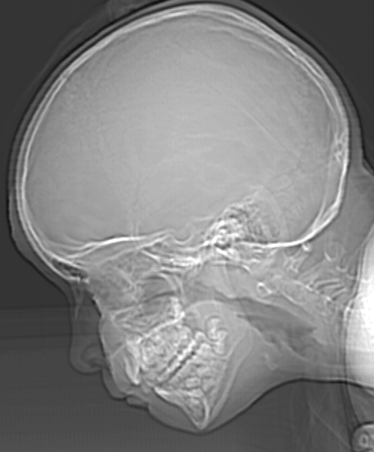
%> input picture Lab1/Fig2.21(a).jpg, 374 x 452 px
$ octave lab1.m   (GNU Octave 9; MATLAB toolbox functions it lacks are replaced by stand-ins)
%> lines starting %> are read from the running program, lines starting %| are printed output that depends on the picture; in (x1, y1, x2, y2) boxes, pixels count from 0 and x2, y2 are one past the last pixel; in counts of white or black regions, pixels touching at a corner belong together; the program's own positions count from 1
%% Project 1-1
part1 = imread('Fig2.21(a).jpg');
%> part1 is the input picture: size 452x374 uint8; min 12, max 255, mean 129.4
figure;
for bits = 1:6
    reduced_img = reduceGrayLevels(bits, part1);
    subplot(2, 3, bits);
    imshow(reduced_img, [0 255]);
    title(['Grey level resolution 2^',num2str(bits)]);
end
%> this loop made 6 passes
%> pass 1, in reduceGrayLevels, `reduced_img = uint8(floor(double(img)/256 * target_levels) * comp_fact..`:
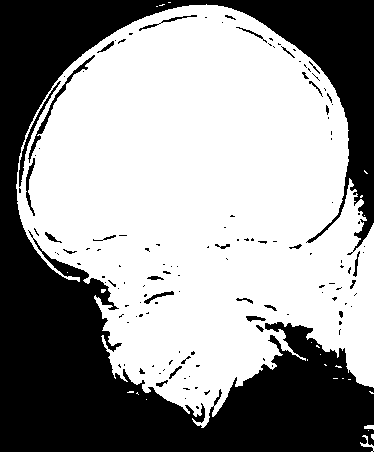
%> reduced_img: size 452x374 uint8; 59.8% white; 134 black regions (103 under 20 px), largest, box (x1, y1, x2, y2) and area: (0, 0, 374, 452) 65399, (28, 55, 95, 163) 445, (19, 81, 61, 187) 348
%> pass 2, in reduceGrayLevels (call 2), `reduced_img = uint8(floor(double(img)/256 * target_levels) * comp_fact..`:
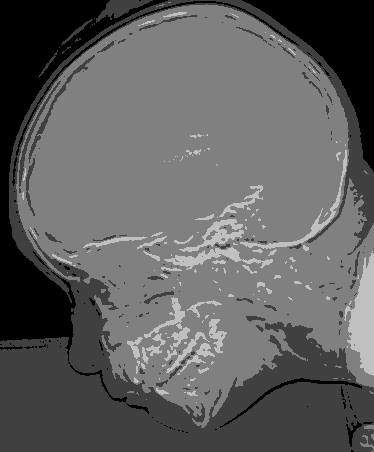
%> reduced_img: size 452x374 uint8; min 0, max 192, mean 95.9
%> pass 3, in reduceGrayLevels (call 3), `reduced_img = uint8(floor(double(img)/256 * target_levels) * comp_fact..`:
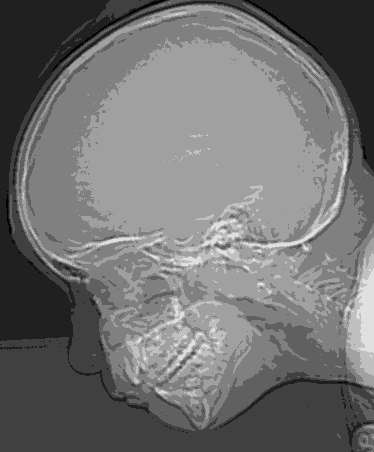
%> reduced_img: size 452x374 uint8; min 0, max 224, mean 113.7
%% Project 1-2
part2 = imread('Fig2.19(a).jpg');
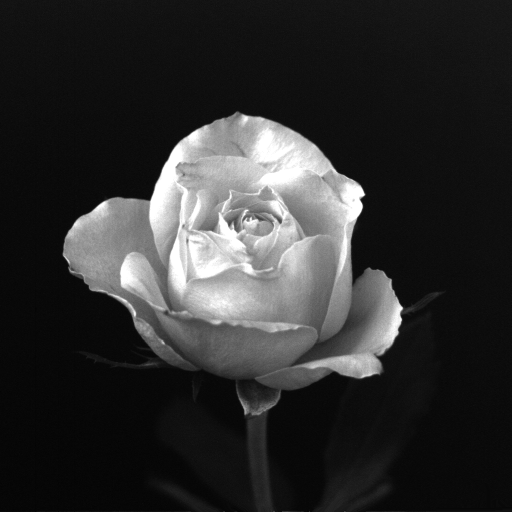
%> input picture Lab1/Fig2.19(a).jpg, 1024 x 1024 px (shown at 1/2 size)
%> part2 is the input picture: size 1024x1024 uint8; min 0, max 255, mean 46.8
shrink_factor = [1/2, 1/4, 1/8, 1/16];
zoom_factor = [2, 4, 8, 16];
[row, col] = size(shrink_factor);
figure;
% Shrinking images and retrieving it.
for i = 1:col
    shrink_img = pixelReplication(shrink_factor(i), part2);
    subplot(2, 2, i);
    imshow(shrink_img);
    title(['Shrink factor = ',num2str(shrink_factor(i))]);
end
%> this loop made 4 passes
%> pass 1, `shrink_img = pixelReplication(shrink_factor(i), part2);`:
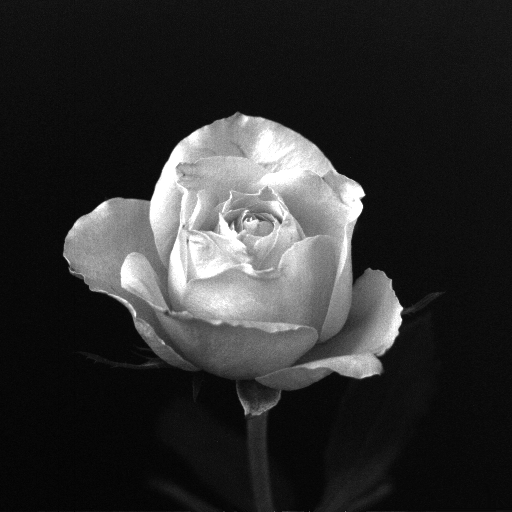
%> shrink_img: size 512x512 uint8; min 0, max 255, mean 46.8
%> pass 3, `shrink_img = pixelReplication(shrink_factor(i), part2);`:
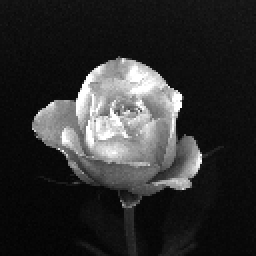
%> shrink_img: size 128x128 uint8 (shown 2 times larger); min 2, max 255, mean 46.7
% Zooming images and retrieving it.
figure;
for i = 1:col
    shrink_img = pixelReplication(shrink_factor(i), part2);
%> the run ends on the next line
    zoom_img = pixelReplication(zoom_factor(i), shrink_img);
% [34 lines not run here, left out]
function reduced_img = reduceGrayLevels(bits, img)
    target_levels = 2^bits;
    comp_factor = 256./target_levels;
    % This if statement is placed in order to retreive an image with either
    % a 0 gray level or 256 gray level
    if bits == 1
        comp_factor = 256
    end
    reduced_img = uint8(floor(double(img)/256 * target_levels) * comp_factor);
end

% Project 1-2 function
function resized_img = pixelReplication(factor, img)
    [W,L] = size(img);
    resized_img = uint8(zeros(W*factor,L*factor));
    if factor < 1
        row_count = 1;
        for row = 1:(1/factor):W
            col_count = 1;
            for col = 1:(1/factor):L
                resized_img(row_count, col_count) = img(row, col);
                col_count = col_count + 1;
            end
            row_count = row_count + 1;
        end
    else
        row_count = 1;
        for row = 1:W
        col_count = 1;
            for col = 1:L
                for i = 1:factor
                    for j = 1:factor
                        resized_img(row_count+i, col_count+j) = img(row, col);
                    end
                end
                col_count = col_count + factor;
            end
            row_count = row_count + factor;
        end
    end
end
